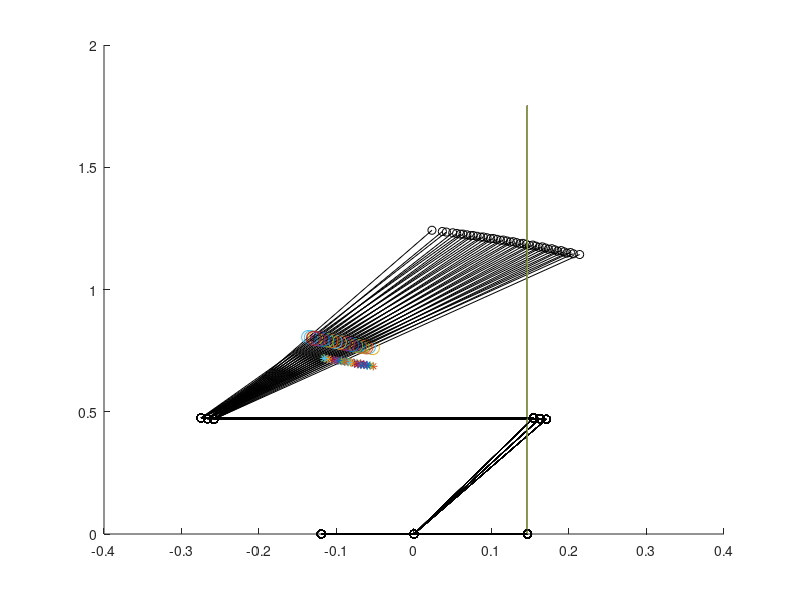
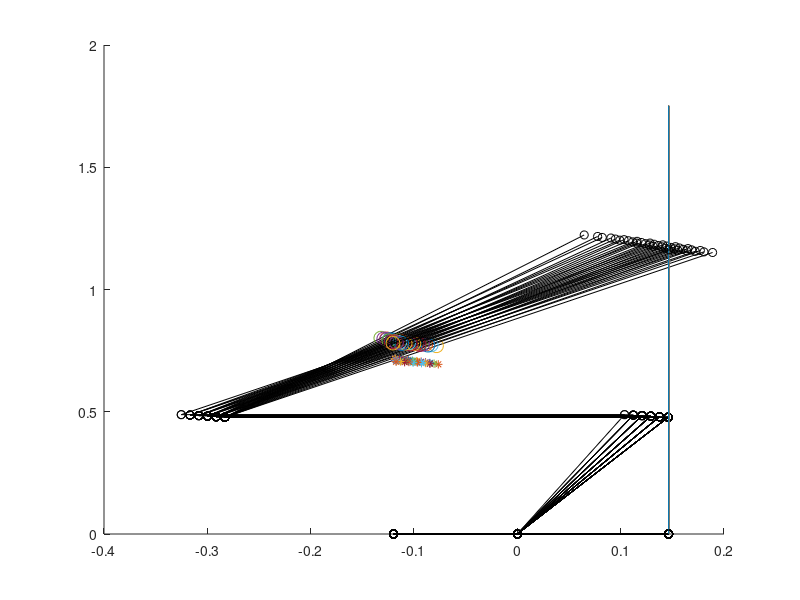

Reproduce these figures in MATLAB, in order.
close all;
clear;
%% 変数表
% theta_ank：足関節角度の範囲（床から下腿までの間の角度）
% theta_hip：股関節角度の範囲（水平面から上体までの間の角度）
% angle1：全姿勢の関節角度
% com1：全姿勢における各関節角度でのセグメントの質量中心の座標
% cog1：全姿勢における各関節角度での重心の座標
% angle2：スクワット姿勢として成立する姿勢の関節角度
% com2：スクワット姿勢として成立する姿勢のセグメントの質量中心の座標
% cog2：スクワット姿勢として成立する姿勢の重心の座標
% squat_plot_x：スクワットとして成立する姿勢のかかと・つま先・足関節・膝関節・股関節・頭のx座標
% squat_plot_y：スクワットとして成立する姿勢のかかと・つま先・足関節・膝関節・股関節・頭のy座標
% squat_out_plot_x：スクワットとして排除された姿勢のかかと・つま先・足関節・膝関節・股関節・頭のx座標
% squat_out_plot_y：スクワットとして排除された姿勢のかかと・つま先・足関節・膝関節・股関節・頭のy座標

%% 足部と下腿の質量を決定(論文1の体重を利用)
m_foot = 69.6*1.1*2/100;
m_low = 69.6*5.1*2/100;
m_femur = 69.6*11*2/100;
m_lower = m_foot+m_low+m_femur;
m_upperarm = 69.6*2.7/100;
m_forearm = 69.6*1.6/100;
m_hand = 69.6*0.6/100;
m_arm = m_upperarm+m_forearm+m_hand;
m_head = 69.6*6.9/100;
m_body = 69.6*48.9/100;
m_upper = m_arm*2+m_head+m_body; %頭部・胴体・上腕・前腕・手
m_all = m_upper+m_lower;
bar_index = 1; %重りが体重の何倍かを規定する
m_bar = m_all*bar_index;

%% 足部と下腿の部分長
height = 1.751;
len_foot = 0.152*height; %足部の長さ
len_low = 0.285*height; %下腿の長さ
len_femur = 0.245*height; %大腿の長さ
len_upperarm = 0.188*height; %前腕の長さ
len_forearm = 0.145*height;
len_hand = 0.108*height;
len_head = 0.130*height;
len_body = 0.340*height;
len_upper = len_head+len_body;
len_toe = len_foot*0.55;
len_heel = len_foot*0.45;

%% 各セグメントの質量中心(直立時の距骨と脛骨の接合部(くるぶし？自分の長さ)を原点Oとした座標)、質量中心の位置は上端からの比
cen_foot = 0.595;
cen_low = 0.406;
cen_femur = 0.475;
cen_upperarm = 0.529;
cen_forearm = 0.415;
cen_hand = 0.891;
cen_head = 0.821;
cen_body = 0.493;
cen_bar = 0.4; %肩からバーまでの比を表す

%% セグメントの質量中心までの距離(直立時の距骨と脛骨の接合部(くるぶし？自分の長さ)を原点Oとした座標)
mc_foot_x = len_toe-(len_foot*cen_foot); %つま先からくるぶしまでの距離
mc_foot_y = 0;
mc_low = len_low*(1-cen_low); %下端から下腿の質量中心までの距離
mc_femur = len_femur*(1-cen_femur); %下端から大腿の質量中心までの距離
mc_upperarm = len_upperarm*cen_upperarm; %上端から上腕の質量中心までの距離
mc_forearm = len_forearm*cen_forearm; %上端から質前腕の量中心までの距離
mc_hand = len_hand*cen_hand; %上端から手の質量中心までの距離
mc_head = len_head*cen_head; %上端から頭の質量中心までの距離
mc_body = len_body*cen_body; %上端(肩)から胴体の質量中心までの距離
mc_bar = len_body*cen_bar; %上端(肩)からバーまでの距離

%% 上半身の腰から質量中心までの距離
%上半身の質量中心では以下の仮定を置く
%・腕の各セグメントの質量中心は一直線状にある
%・腕の質量中心が腕は左右対称と考えて胴体の中心線上に質量中心がある
%・頭・腕・胴の質量中心が一直線状にある
%→腕の質量中心を出してから、頭と腕と胴の重心を出して腰からそこまでの距離を出す
%以下は腕の質量中心、肩からの距離にしている
mc_arm = (m_upperarm*mc_upperarm + m_forearm*(len_upperarm+mc_forearm) + m_hand*(len_upperarm+len_forearm+cen_hand))/m_arm;  
%頭を原点に下方向が正で重心を出している、胴体と腕の質量中心までの距離は(肩から質量中心までの距離)+(頭の長さ)で出している
mc_upper = len_upper - (m_head*mc_head+m_body*(len_head+mc_body)+m_arm*2*(len_head+mc_arm)+m_bar*(len_head+mc_bar))/(m_upper+m_bar); 

%% 関節の可動域
% 関節角度は水平線からセグメントまでの角度
theta_ank = deg2rad(70:90);
theta_hip = deg2rad(55:180);

%% 各関節角度に対する各セグメントの質量中心の座標
angle1 = NaN(length(theta_ank)*length(theta_hip),3);
cos1 = NaN(length(theta_ank)*length(theta_hip),6);
col = 0;
% cos1は質量中心を表して順番に(下腿質量中心のx 下腿質量中心のy 大腿質量中心のx 大腿質量中心のy 上体質量中心のx 上体質量中心のy)
% angle1は設定した関節角度全ての姿勢における(足関節角度 股関節角度 膝関節角度)
for i = 1:length(theta_ank)
    x_low = mc_low*cos(theta_ank(i)); %下腿の質量中心のx座標を(下腿の長さ)*sinθで計算
    y_low = mc_low*sin(theta_ank(i)); %下腿の質量中心のy座標を(下腿の長さ)*cosθで計算
    x_femur = len_low*cos(theta_ank(i)) + mc_femur*cos(pi);
    y_femur = len_low*sin(theta_ank(i)) + mc_femur*sin(pi);
    for j = 1:length(theta_hip)
        x_upper = len_low*cos(theta_ank(i)) + len_femur*cos(pi)+ mc_upper*cos(theta_hip(j));
        y_upper = len_low*sin(theta_ank(i)) + len_femur*sin(pi)+ mc_upper*sin(theta_hip(j));
        col = col+1;
        angle1(col,:) = [theta_ank(i) theta_ank(i) theta_hip(j)];
        cos1(col,:) = [x_low y_low x_femur y_femur x_upper y_upper];
    end
end

%% 各関節角度に対する重心座標
cog1 = NaN(length(theta_ank)*length(theta_hip),2);
% cog1は設定した関節角度全てにおける重心を表して順番に(重心のx座標 重心のy座標)
for l = 1:length(theta_ank)*length(theta_hip)
    x_g = (m_foot*mc_foot_x + m_low*cos1(l,1) + m_femur*cos1(l,3) + (m_upper+m_bar)*cos1(l,5))/(m_foot+m_low+m_femur+m_upper+m_bar);
    y_g = (m_foot*mc_foot_y + m_low*cos1(l,2) + m_femur*cos1(l,4) + (m_upper+m_bar)*cos1(l,6))/(m_foot+m_low+m_femur+m_upper+m_bar);
    cog1(l,:) = [x_g y_g];
end 

%% 重心が足関節内にあるかの判定
% cog2は重心が基底面内にある姿勢の重心を表して順番に(重心のx座標 重心のy座標)
% angle2は重心が基底面内にある姿勢の関節角度
% 以下は重心が基底面内にある姿勢の重心(cog)、関節角度(angle)、各セグメントの質量中心座標(com)を出している

outcog1 = (cog1(:,1) < len_toe).*(cog1(:,1) > -len_heel);
ok_indexes1 = find(outcog1);

cog2 = cog1(ok_indexes1,:);
angle2 = angle1(ok_indexes1,:);
cos2 = cos1(ok_indexes1,:);

out_indexes1 = find(~outcog1);
out_cog2 = cog1(out_indexes1,:);
out_angle2 = angle1(out_indexes1,:);
out_cos2 = cos1(out_indexes1,:);

% scatter(rad2deg(angle2(:,1)), rad2deg(angle2(:,3)))
% xlabel('ankle joint angle')
% ylabel('hip joint angle')

sz1 = size(angle2);
sz2 = size(out_angle2);

%% スクワット姿勢として認められた姿勢のプロット用の座標
% pknee,phip,phead は基底面内に重心がある姿勢の膝・股関節・頭の位置座標
pknee1 = [(len_low.*cos(angle2(:,1))) (len_low.*sin(angle2(:,1)))];
phip1 = [pknee1(:,1)+len_femur*cos(pi) pknee1(:,2)+len_femur*sin(pi)];
phead1 = [phip1(:,1)+len_upper.*cos(angle2(:,3)) phip1(:,2)+len_upper.*sin(angle2(:,3))];
pbar1 = [phip1(:,1)+len_body*(1-cen_bar).*cos(angle2(:,3)) phip1(:,2)+len_body*(1-cen_bar).*sin(angle2(:,3))];

%% スクワット姿勢として認められた姿勢のプロット
% for m = 1:sz1(1)
%     figure(3)
%     hold on
%     plot([len_toe -len_heel], [0 0], '-ok');
%     plot([0 pknee1(m,1)], [0 pknee1(m,2)],'-ok');
%     plot([pknee1(m,1) phip1(m,1)], [pknee1(m,2) phip1(m,2)],'-ok');
%     plot([phip1(m,1) phead1(m,1)], [phip1(m,2) phead1(m,2)],'-ok');
%     plot(cog2(m,1),cog2(m,2),'*');
%     plot(pbar1(m,1),pbar1(m,2),'o','MarkerSize',10)
% end

%% スクワット姿勢として排除された姿勢のプロット用の座標
out_pknee1 = [(len_low.*cos(out_angle2(:,1))) (len_low.*sin(out_angle2(:,1)))];
out_phip1 = [out_pknee1(:,1)+len_femur*cos(pi) out_pknee1(:,2)+len_femur*sin(pi)];
out_phead1 = [out_phip1(:,1)+len_upper.*cos(out_angle2(:,3)) out_phip1(:,2)+len_upper.*sin(out_angle2(:,3))];
out_pbar1 = [out_phip1(:,1)+len_body*(1-cen_bar).*cos(out_angle2(:,3)) out_phip1(:,2)+len_body*(1-cen_bar).*sin(out_angle2(:,3))];

%% スクワット姿勢としてはじかれた姿勢のプロット
% for n = 1:sz2(1)
%     figure(4)
%     hold on
%     plot([len_toe -len_heel], [0 0], '-ok');
%     plot([0 out_pknee1(n,1)], [0 out_pknee1(n,2)],'-ok');
%     plot([out_pknee1(n,1) out_phip1(n,1)], [out_pknee1(n,2) out_phip1(n,2)],'-ok');
%     plot([out_phip1(n,1) out_phead1(n,1)], [out_phip1(n,2) out_phead1(n,2)],'-ok');
% end

%% 関節トルクを求めるにあたっての初期値
g = -9.80;

%% 各姿勢における足関節トルクの計算
fground = [0 -m_all*g-m_bar*g];
% fground は順番に(床反力のx成分 床反力のy成分)
fankle1 = [-fground(1) -fground(2)-m_foot*g];
% fankle1 は順番に(足関節間力のx成分　足関節間力のy成分)
% 足関節間力のx成分は (-床反力のx成分) で計算
% 足関節間力のy成分は (-床反力のy成分-足部にかかる重力) で計算
pre_momenta1 = NaN(sz1(1),6);
pre_momenta1(:,1) = cog2(:,1)-mc_foot_x;
pre_momenta1(:,2) = mc_foot_y;
pre_momenta1(:,3) = 0;
pre_momenta1(:,4) = fground(1);
pre_momenta1(:,5) = fground(2);
pre_momenta1(:,6) = 0;
% pre_momenta1 は床反力のモーメントの力、セグメント重心からの距離のx,y,z成分を順番に並べたもの
pre_momenta2 = NaN(sz1(1),6);
pre_momenta2(:,1) = 0-mc_foot_x;
pre_momenta2(:,2) = 0-mc_foot_y;
pre_momenta2(:,3) = 0;
pre_momenta2(:,4) = fankle1(1);
pre_momenta2(:,5) = fankle1(2);
pre_momenta2(:,6) = 0;
% pre_momenta2 は足部にかかる足関節間力のモーメントの力、セグメント重心からの距離のx,y,z成分を順番に並べたもの
momenta1 = cross(pre_momenta1(:,1:3), pre_momenta1(:,4:6));
momenta2 = cross(pre_momenta2(:,1:3), pre_momenta2(:,4:6));
torque_ankle1 = -(momenta1(:,3)+momenta2(:,3));
% momenta1 は床反力のモーメント、momenta2 は足関節間力のモーメント
% mesh([angle2(:,1) angle2(:,3) torque_ankle])

%% 各姿勢における膝関節トルクの計算
fankle2 = -fankle1;
% fankel2 は足部にかかる足関節間力と大きさは一緒で逆方向の力 = 下腿にかかる足関節間力
fknee1 = NaN(sz1(1),2);
fknee1(:,1) = -fankle2(1);
fknee1(:,2) = -fankle2(2)-m_low*g;
% fknee1 膝関節間力を表しては順番に(膝関節間力のx成分　膝関節間力のy成分)
% 膝関節間力のx成分は (-下腿への足関節間力のx成分) で計算
% 膝関節間力のy成分は (-下腿への足関節間力のy成分-下腿にかかる重力) で計算
pre_momentk1 = NaN(sz1(1),6);
pre_momentk1(:,1) = 0-cos2(:,1);
pre_momentk1(:,2) = 0-cos2(:,2);
pre_momentk1(:,3) = 0;
pre_momentk1(:,4) = fankle2(:,1);
pre_momentk1(:,5) = fankle2(:,2);
pre_momentk1(:,6) = 0;
% pre_momentk1 は下腿にかかる足関節間力の下腿重心からの距離のx,y,z成分、モーメントの力を順番に並べたもの
pre_momentk2 = NaN(sz1(1),6);
pre_momentk2(:,1) = pknee1(:,1)-cos2(:,1);
pre_momentk2(:,2) = pknee1(:,2)-cos2(:,2);
pre_momentk2(:,3) = 0;
pre_momentk2(:,4) = fknee1(:,1);
pre_momentk2(:,5) = fknee1(:,2);
pre_momentk2(:,6) = 0;
% pre_momentk2 は下腿にかかる膝関節間力の下腿重心からの距離のx,y,z成分、モーメントの力を順番に並べたもの   
momentk1 = cross(pre_momentk1(:,1:3), pre_momentk1(:,4:6));
momentk2 = cross(pre_momentk2(:,1:3), pre_momentk2(:,4:6));
torque_knee1 = -(momentk1(:,3)+momentk2(:,3)-torque_ankle1);
% momentk1 は足関節間力のモーメント、momentk2 は膝関節間力のモーメント

%% 各姿勢における股関節トルクの計算
fknee2 = -fknee1;
% fknee2 は下腿にかかる膝関節間力と大きさは一緒で逆方向の力 = 大腿にかかる膝関節間力
fhip1 = NaN(sz1(1),2);
fhip1(:,1) = -fknee2(:,1);
fhip1(:,2) = -fknee2(:,2)-m_femur*g;
% fhip1 は順番に(股関節間力のx成分　股関節間力のy成分)
% 股関節間力のx成分は (-大腿への膝関節間力) で計算
% 股関節間力のy成分は (-大腿への膝関節間力-大腿にかかる重力) で計算
pre_momenth1 = NaN(sz1(1),6);
pre_momenth1(:,1) = pknee1(:,1)-cos2(:,3);
pre_momenth1(:,2) = pknee1(:,2)-cos2(:,4);
pre_momenth1(:,3) = 0;
pre_momenth1(:,4) = fknee2(:,1);
pre_momenth1(:,5) = fknee2(:,2);
pre_momenth1(:,6) = 0;
% pre_momenth1 は大腿にかかる膝関節間力のモーメントの力、大腿重心からの距離のx,y,z成分を順番に並べたもの
pre_momenth2 = NaN(sz1(1),6);
pre_momenth2(:,1) = phip1(:,1)-cos2(:,3);
pre_momenth2(:,2) = phip1(:,2)-cos2(:,4);
pre_momenth2(:,3) = 0;
pre_momenth2(:,4) = fhip1(:,1);
pre_momenth2(:,5) = fhip1(:,2);
pre_momenth2(:,6) = 0;
% pre_momenth2 は大腿にかかる股関節間力のモーメントの力、大腿重心からの距離のx,y,z成分を順番に並べたもの
momenth1 = cross(pre_momenth1(:,1:3), pre_momenth1(:,4:6));
momenth2 = cross(pre_momenth2(:,1:3), pre_momenth2(:,4:6));
torque_hip1 = -(momenth1(:,3)+momenth2(:,3)-torque_knee1);
% momentk1 は足関節間力のモーメント、momentk2 は膝関節間力のモーメント
% 大腿にかかる股関節トルク

%% 股関節トルクの確認
torque_hip1_confirm = NaN(sz1(1),1);
for n = 1:sz1(1)
	moment = cross([cos2(n,5)-phip1(n,1) cos2(n,6)-phip1(n,2) 0], [0 m_upper*g+m_bar*g 0]);
	torque_hip1_confirm(n,1) = -moment(3);
end
% 上体にかかる股関節トルク
% 上体にかかる重力の股関節周りのモーメントとのつり合いで計算

%% 膝がつま先よりも前に出ている姿勢の判定
outcog2 = pknee1(:,1)>len_toe;
ok_indexes2 = find(outcog2);

cog3 = cog2(ok_indexes2,:);
angle3 = angle2(ok_indexes2,:);
cos3 = cos2(ok_indexes2,:);

pknee2 = pknee1(ok_indexes2,:);
phip2 = phip1(ok_indexes2,:);
phead2 = phead1(ok_indexes2,:);
pbar2 = pbar1(ok_indexes2,:);

out_indexes2 = find(~outcog2);
out_cog3 = cog2(out_indexes2,:);
out_angle3 = angle2(out_indexes2,:);
out_cos3 = cos2(out_indexes2,:);

out_pknee2 = pknee1(out_indexes2,:);
out_phip2 = phip1(out_indexes2,:);
out_phead2 = phead1(out_indexes2,:);
out_pbar2 = pbar1(out_indexes2,:);

sz3 = size(ok_indexes2);
sz4 = size(out_indexes2);

%% 膝がつま先よりも前に出ている姿勢のプロット
for m = 1:sz3(1)
    figure(5)
    hold on
    plot([len_toe len_toe],[0 height], '-')
    plot([len_toe -len_heel], [0 0], '-ok');
    plot([0 pknee2(m,1)], [0 pknee2(m,2)],'-ok');
    plot([pknee2(m,1) phip2(m,1)], [pknee2(m,2) phip2(m,2)],'-ok');
    plot([phip2(m,1) phead2(m,1)], [phip2(m,2) phead2(m,2)],'-ok');
    plot(cog3(m,1),cog3(m,2),'*');
    plot(pbar2(m,1),pbar2(m,2),'o','MarkerSize',10)
end

%% 膝がつま先よりも前に出ていない姿勢のプロット
for m = 1:sz4(1)
    figure(6)
    hold on
    plot([len_toe len_toe],[0 height], '-')
    plot([len_toe -len_heel], [0 0], '-ok');
    plot([0 out_pknee2(m,1)], [0 out_pknee2(m,2)],'-ok');
    plot([out_pknee2(m,1) out_phip2(m,1)], [out_pknee2(m,2) out_phip2(m,2)],'-ok');
    plot([out_phip2(m,1) out_phead2(m,1)], [out_phip2(m,2) out_phead2(m,2)],'-ok');
    plot(out_cog3(m,1),out_cog3(m,2),'*');
    plot(out_pbar2(m,1),out_pbar2(m,2),'o','MarkerSize',10)
end

%% 膝がつま先よりも前に出ている姿勢の膝関節トルク
torque_ankle2 = torque_ankle1(ok_indexes2,:);
torque_knee2 = torque_knee1(ok_indexes2,:);
torque_hip2 = torque_hip1(ok_indexes2,:);

%% 膝がつま先よりも前に出ていない姿勢の膝関節トルク
torque_ankle3 = torque_ankle1(out_indexes2,:);
torque_knee3 = torque_knee1(out_indexes2,:);
torque_hip3 = torque_hip1(out_indexes2,:);
